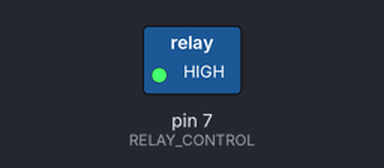
The sketch below on a simulated Arduino Uno, built with avr-gcc and run on an emulated ATmega328P. Parts: switched loads named in the sketch (green lamp = pin HIGH).

Above: at 1.0 s.
At 4.5 s:
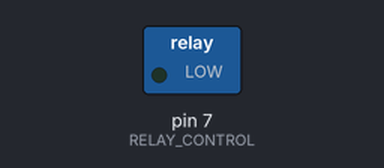
Timing chart, 0 to 9.1 s (numbered marks = the images above):
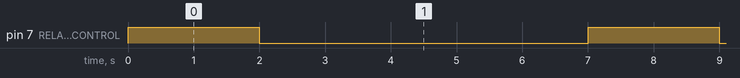

Measured:
- by itself, pin 7 (RELAY_CONTROL): alternates HIGH for 2.0 s and LOW for 5.0 s

The sketch:

deviceCode.ino
```cpp
int RELAY_CONTROL = 7;

void setup() {
  pinMode(RELAY_CONTROL, OUTPUT);
  digitalWrite(RELAY_CONTROL, LOW);
}

void loop() {
  digitalWrite(RELAY_CONTROL, HIGH);
  delay(2000);
  digitalWrite(RELAY_CONTROL, LOW);
  delay(5000);
}
```
